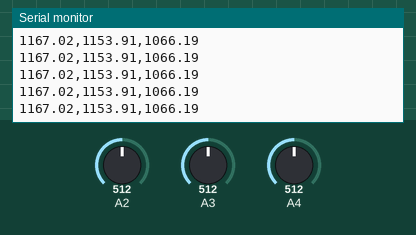
The sketch below on a simulated Arduino Uno, built with avr-gcc and run on an emulated ATmega328P. On the bench: the last lines printed to the serial monitor. The inputs (shaded band) are chosen by the test bench; at power-on: A2 = 512, A3 = 512, A4 = 512.

Above: at 1.2 s.
1.3 s: A2 set to 716
At 1.8 s:
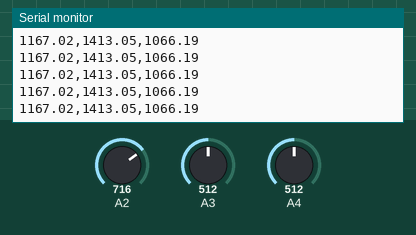
2.8 s: A3 set to 716
At 3.5 s:
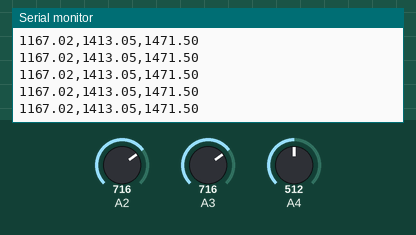
4.3 s: A4 set to 716
At 5.2 s:
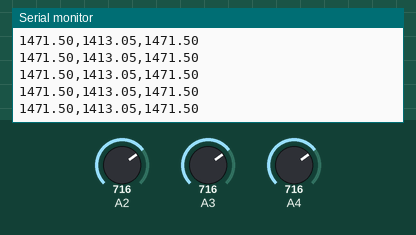
5.8 s: A2 set to 900
At 6.6 s:
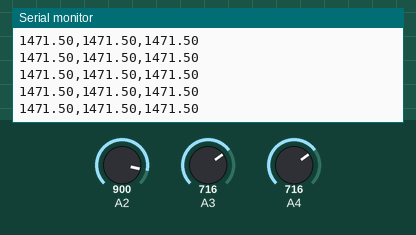
7.3 s: A3 set to 511
At 8.3 s:
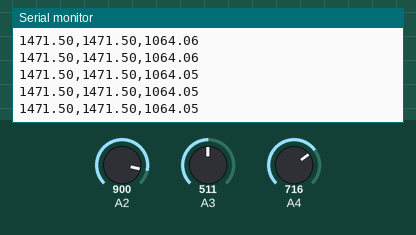
8.8 s: A4 set to 511
At 9.7 s:
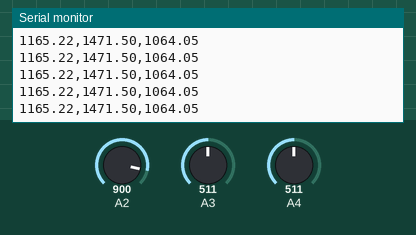
Timing chart, 0 to 11.3 s (numbered marks = the images above; inputs shaded):
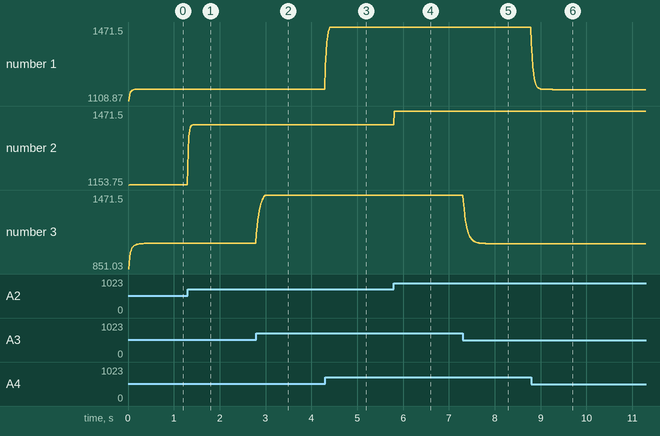

The sketch:

MS_device2.ino
```cpp
unsigned long sampleInterval = 1000/60;
unsigned long sampleTimer;
float varmeasl=0.06676328954, varmeasg1=0.00019196, varmeasg2=0.246411707, varprocl = 1.00E-2, varprocg2 = 1.00E-2, varprocg1 = 1.00E-4;
float Pc = 0.0, G = 0.0, noise = 1.0, Xp = 0.0, Zp = 0.0, Xe = 0.0, ul=0.0, ug1=0.0, ug2=0.0;
float lp=1.0,gp1=1.0,gp2=1.0;

void setup() {
  // put your setup code here, to run once:
Serial.begin(115200);
}

void loop() {
  // put your main code here, to run repeatedly:
    unsigned long currMillis = millis();
if(currMillis - sampleTimer >= sampleInterval)  // is it time for a sample?
{
sampleTimer = currMillis;
int a2=analogRead(4);
int a3 = analogRead(2);
int a4 = analogRead(3);
//Serial.print(a2);
//Serial.print(", ");
//Serial.print(a3);
//Serial.print(", ");
//Serial.print(a4);
//Serial.print(", ");
ul = Kalmanfilter(a2,varprocl,varmeasl,ul,lp);
lp=noise;
ug1 = Kalmanfilter(a3,varprocg1,varmeasg1,ug1,gp1);
gp1=noise;
ug2 = Kalmanfilter(a4,varprocg2,varmeasg2,ug2,gp2);
gp2=noise;
//Serial.print(ul);
//Serial.print(", ");
//Serial.print(ug1);
//Serial.print(", ");
//Serial.println(ug2);
// -0.0011 2.9587 -36.8743
float lf = -0.0011*ul*ul+2.9587*ul-36.8743;      //calibration lift force sensor 1.
lf = constrain(lf,0.00,1500.00);
lf*=9.81/10.0;
//-0.0015 3.1369 -36.6193
float gf1 =-0.0015*ug1*ug1+3.1369*ug1-36.6193;    //calibration grasp force sensor 1.
gf1 = constrain(gf1,0.00,1500.00);
gf1*=9.81/10.0;
float gf2 = 2.1843*ug2-31.5169;    //calibration grasp force sensor 2.
gf2 = constrain(gf2,0.00,1500.00);
gf2*=9.81/10.0;
Serial.print(lf);
Serial.print(",");
Serial.print(gf1);
Serial.print(",");
Serial.println(gf2);
  }
}


float Kalmanfilter(float val, float varProcess, float varmeas, float prev, float no) {
  Pc = no + varProcess;
  G = Pc/(Pc + varmeas);
  noise = (1-G)*Pc;
  Xp = prev;
  Zp = Xp;
  Xe = G*(val-Zp)+Xp; // Update
  return(Xe);
}
```

Measured:
- after the input at 1.3 s, the serial monitor: prints a new line at once (image 1)
- after the input at 2.8 s, the serial monitor: prints a new line at once (image 2)
- after the input at 4.3 s, the serial monitor: prints a new line at once (image 3)
- after the input at 5.8 s, the serial monitor: prints a new line at once (image 4)
- after the input at 7.3 s, the serial monitor: prints a new line at once (image 5)
- after the input at 8.8 s, the serial monitor: prints a new line at once (image 6)
- plotted number 1: 1471.5 → 1165.22 after the input at 8.8 s
- plotted number 2: 1153.91 → 1413.05 after the input at 1.3 s
